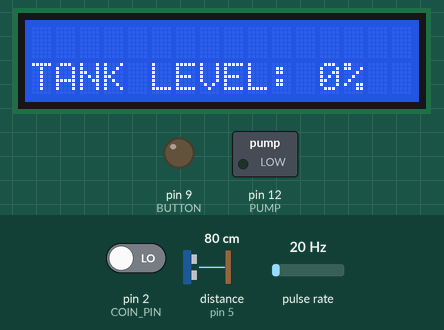
Simulated run of this sketch. Board: Arduino Uno, built with avr-gcc and run on an emulated ATmega328P. Shown: 16×2 character LCD, switched loads named in the sketch (green lamp = pin HIGH), output pins drawn as LEDs (lit = HIGH). Wiring (inferred from the names in the program): ultrasonic range finder: trigger pin 4; echo pin 5; pulse sensor: data pin 3. Inputs (shaded band) come from the test bench; at power-on: pin 2 (COIN_PIN) LOW, distance to the obstacle (sensor on pin 5) 80 cm, pulse rate 20 Hz. The echo pulse lasts 58.3 µs per cm; EEPROM starts erased; pins used as bus, display or sensor lines are not drawn.

Above: at 4.7 s.
4.8 s: pin 2 (COIN_PIN) driven HIGH
At 6.5 s:
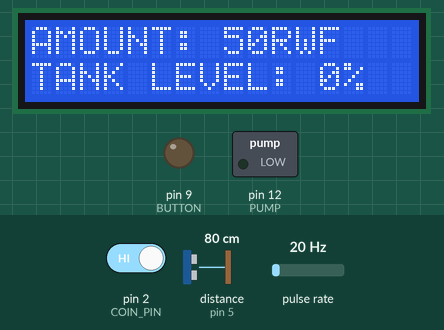
7.0 s: distance to the obstacle (sensor on pin 5) set to 2 cm
At 8.2 s:
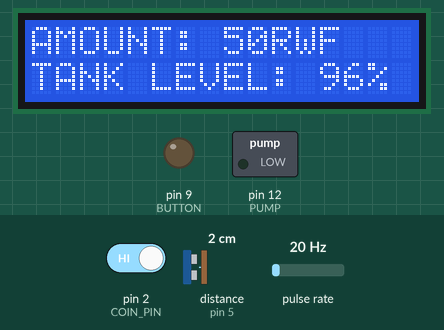
9.0 s: pulse rate (sensor on pin 3) set to 150 Hz
At 9.9 s:
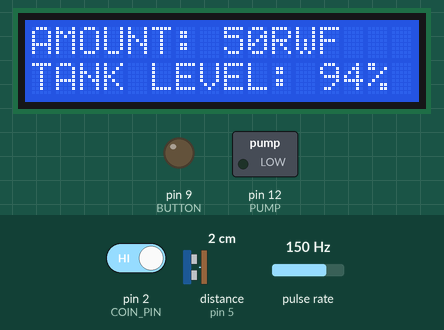
12.0 s: distance to the obstacle (sensor on pin 5) set to 4 cm
At 13.5 s:
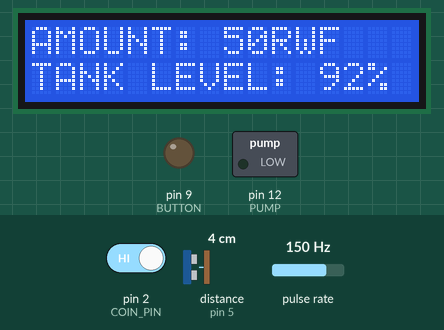
14.0 s: distance to the obstacle (sensor on pin 5) set to 9 cm
Timing chart, 0 to 17.0 s (numbered marks = the images above; inputs shaded):
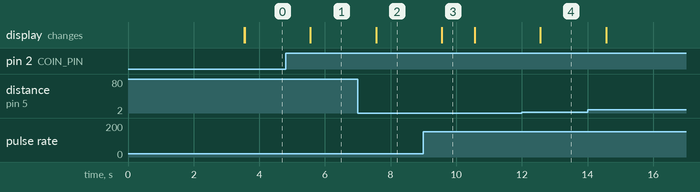

Measured:
- after the input at 4.8 s, the display: changes after 0.75 s (image 1)
- after the input at 7.0 s, the display: changes after 0.56 s (image 2)
- after the input at 9.0 s, the display: changes after 0.56 s (image 3)
- after the input at 12.0 s, the display: changes after 0.56 s (image 4)
- what the display in image 3 shows lasts 1.0 s, from 9.6 s to 10.6 s

The sketch:

TankLevel.ino
```cpp
/********************************************************************************/

#include <LiquidCrystal.h>
#include <EEPROM.h>
#include <SoftwareSerial.h>

/********************************************************************************/

#define COIN_INTERRUPT 0 // 0 = digital pin 2
#define FLOW_INTERRUPT 1 // 1 = digital pin 3
#define COIN_PIN 2
#define FLOW_PIN 3
#define TRIGGER_PIN 4
#define ECHO_PIN 5
#define RX 11
#define TX 10
#define PUMP 12
#define BUTTON 9
#define CAL_FACTOR 4.5

/*************** YOU CAN CASTOMIZE IT HOWEVER TO MEET YOUR DESIRES ***************/

#define TANK_HEIGHT 50   //the total height of the tank in (Centimeters)
#define LOW_LEVEL 10     //Tank's low level (used to send the alert message in %)
#define COIN_AMOUNT 50   //The value of the smallest amount coin to use
#define UNIT_PRICE 50    //price of one liter of water (RWF/L)
#define msgTimeout 60000 //Set the sms time interval (one minute)

/********************************************************************************/

volatile int FulseCount, CulseCount;
float flowRate, flowLitres, totalLitres, MONEY, QUANTITY, Empty_H;
unsigned long oldTime, Time, emptyTimer, lowTimer;
unsigned int level = 0, userEntered = 0, waterQuantity = 0;
bool lowSent = false, emptySent = false, countWater = false;
bool detectCoin = true, showLevel = true, coinInserted = false;
String number = "+250785782928";

/********************************************************************************/

SoftwareSerial SIM800(RX, TX);
LiquidCrystal lcd(A0, A1, A2, A3, A4, A5);

/********************************************************************************/

void setup()
{
  /**
    UNCOMMENT THE LINE BELOW TO CLEAR THE EEPROM, COMMENT IT BACK AND
    UPLOAD THE CODES AGAIN TO START OVER WITH MONEY AND QUANTITY CLEARED
  */
  clearROM();
  SIM800.begin(9600), pinMode(ECHO_PIN, INPUT), pinMode(TRIGGER_PIN, OUTPUT);
  pinMode(BUTTON, OUTPUT), pinMode(PUMP, OUTPUT);
  pinMode(FLOW_PIN, INPUT), digitalWrite(FLOW_PIN, HIGH), lcd.begin(16, 2);
  FulseCount = 0, CulseCount, flowRate = 0, flowLitres = 0, totalLitres = 0;
  oldTime = 0, lcd.clear(), comMemory(false), digitalWrite(PUMP, LOW);
  attachInterrupt(FLOW_INTERRUPT, FulseCounter, FALLING);
  attachInterrupt(COIN_INTERRUPT, CulseCounter, RISING);
};

/********************************************************************************/

void loop()
{
  if (digitalRead(BUTTON) && userEntered && !countWater)
  {
    delay(200), calculateQuantity(), countWater = true, FulseCount = 0;
    flowRate = 0, flowLitres = 0, totalLitres = 0;
  }
  if (waterQuantity && totalLitres >= waterQuantity)
  {
    digitalWrite(PUMP, LOW), userEntered = 0, waterQuantity = 0;
    countWater = false, detectCoin = true, FulseCount = 0;
    flowRate = 0, flowLitres = 0, totalLitres = 0, showLevel = true;
  }
  allSensorListener();
  if ((millis() - lowTimer) >= msgTimeout)
    lowSent = false;
  if ((millis() - emptyTimer) >= msgTimeout)
    emptySent = false;
};

/********************************************************************************/

void measureDistance()
{
  if (showLevel)
  {
    digitalWrite(TRIGGER_PIN, LOW), delayMicroseconds(5);
    digitalWrite(TRIGGER_PIN, HIGH), delayMicroseconds(25);
    digitalWrite(TRIGGER_PIN, LOW);
    Time = pulseIn(ECHO_PIN, HIGH), Empty_H = Time * 0.034 / 2;
    Empty_H ? level = TANK_HEIGHT - Empty_H : level = 0, clearRow(1);
    if (level && level < TANK_HEIGHT)
      lcd.print("TANK LEVEL: " + String(level * 100 / TANK_HEIGHT) + "%");
    else if (Empty_H >= TANK_HEIGHT)
      lcd.print("TANK LEVEL: 0%");
    else
      lcd.print("FIX LEVEL SENSOR");
    if (level <= LOW_LEVEL && level > 2)
      sendMessage(false); // send the low level alert message
    else if (level <= 2)
      sendMessage(true); // send the empty level alert message
  }
}

/********************************************************************************/

void allSensorListener()
{
  if ((millis() - oldTime) > 1000)
  {
    if (detectCoin && coinInserted)
    {
      detachInterrupt(COIN_INTERRUPT), userEntered += CulseCount * COIN_AMOUNT;
      clearRow(0), lcd.print("AMOUNT: "), lcd.print(String(userEntered) + "RWF");
      CulseCount = 0, attachInterrupt(COIN_INTERRUPT, CulseCounter, RISING);
    }
    if (countWater)
    {
      showLevel = false, detachInterrupt(FLOW_INTERRUPT);
      flowRate = ((1000.0 / (millis() - oldTime)) * FulseCount) / CAL_FACTOR;
      flowLitres = (flowRate / 60), totalLitres += flowLitres;
      clearRow(0), lcd.print("QUANTITY: "), lcd.print(String(waterQuantity) + "L");
      clearRow(1), lcd.print("REMAINING:");
      lcd.print(String((waterQuantity - totalLitres) > 0 ? (waterQuantity - totalLitres) : 0.00) + "L");
      FulseCount = 0, attachInterrupt(FLOW_INTERRUPT, FulseCounter, FALLING);
    }
    coinInserted = false, oldTime = millis(), measureDistance();
  }
};

/********************************************************************************/

void FulseCounter()
{
  FulseCount++;
};

/********************************************************************************/

void CulseCounter()
{
  coinInserted = true, CulseCount++;
};

/********************************************************************************/

void clearRow(const byte row)
{
  lcd.setCursor(0, row);
  for (byte i = 0; i < 16; i++)
    lcd.print(" ");
  lcd.setCursor(0, row);
};

/********************************************************************************/

void sendMessage(bool isTankEmpty)
{
  if (!emptySent || !lowSent)
  {
    if (!lowSent)
    {
      lowTimer = millis(), lowSent = true;
    }
    else if (!emptySent)
    {
      lowTimer = millis(), lowSent = true;
    }
    lcd.clear(), lcd.print("SENDING MESSAGE"), SIM800.println("AT"), delay(10);
    SIM800.println("AT+CMGF=1"), delay(10);
    SIM800.println("AT+CMGS=\"" + number + "\""), delay(10);
    if (isTankEmpty)
    {
      comMemory(false);
      SIM800.print("The Tank is empty under 2%. Money earned: " + String(MONEY) + "RWF. Volume of water sold: " + String(QUANTITY) + "Liters.");
    }
    else
      SIM800.print("The Tank is low under" + String(LOW_LEVEL) + "%");
    delay(10), SIM800.write(26), delay(1000);
    lcd.clear(), lcd.print("MESSAGE SENT");
  }
};

/********************************************************************************/

void clearROM()
{
  for (int i = 0; i < EEPROM.length(); i++)
    EEPROM.write(i, 0);
};

/********************************************************************************/

void calculateQuantity()
{
  lcd.clear(), waterQuantity = userEntered / UNIT_PRICE;
  while (1)
  {
    if (digitalRead(BUTTON))
    {
      delay(200);
      break;
    }
    showLevel = false;
    lcd.setCursor(0, 0), lcd.print("MONEY:" + String(userEntered) + "RWF=");
    lcd.print(String(waterQuantity) + "L"), lcd.setCursor(0, 1);
    lcd.print("PRESS TO FETCH");
  }
  QUANTITY += waterQuantity, MONEY += userEntered, comMemory(true);
  digitalWrite(PUMP, HIGH), lcd.clear(), detectCoin = false;
}

/********************************************************************************/

void comMemory(bool isWrite)
{
  int address = 0;
  if (isWrite)
  {
    EEPROM.put(address, QUANTITY), address += sizeof(float), EEPROM.put(address, MONEY);
  }
  else
  {
    EEPROM.get(address, QUANTITY), address += sizeof(float), EEPROM.get(address, MONEY);
  }
};

/****************************** END *********************************************/
```

CoinTest.ino
```cpp
// /********************************************************************************/

// #define COIN_PIN 2
// #define COIN_INTERRUPT 0
// #define COIN_AMOUNT 50

// /********************************************************************************/

// volatile int CulseCount;
// unsigned long oldTime;
// float userEntered = 0;
// bool coinInserted = false;

// /********************************************************************************/

// void setup()
// {
//   Serial.begin(115200);
//   CulseCount, oldTime = 0, attachInterrupt(COIN_INTERRUPT, CulseCounter, RISING);
// };

// /********************************************************************************/

// void loop()
// {
//   if ((millis() - oldTime) > 1000 && coinInserted)
//   {
//     detachInterrupt(COIN_INTERRUPT), userEntered += CulseCount * COIN_AMOUNT;
//     Serial.print("AMOUNT: "), Serial.println(String(userEntered) + "RWF");
//     CulseCount = 0, attachInterrupt(COIN_INTERRUPT, CulseCounter, RISING);
//     oldTime = millis(), coinInserted = false;
//   }
// };

// /********************************************************************************/

// void CulseCounter()
// {
//   coinInserted = true, CulseCount++;
// };

// /****************************** END *********************************************/
```

GsmTest.ino
```cpp
// #include <SoftwareSerial.h>
// #define text "sending the text message"

// String number = "0785782928";

// SoftwareSerial mySerial(11, 10); // RX, TX

// void setup() {
//   Serial.begin(9600);
//   while (!Serial) {
//     ;
//   }
//   Serial.println("Goodnight moon!");
//   mySerial.begin(9600);
//   delay(5000);
//   sendMessage();
// }

// void loop() {
// }

// void sendMessage() {
//   mySerial.println("AT");
//   readSerial(5000);
//   delay(1000);
//   mySerial.println("AT+CMGF=1");
//   readSerial(5000);
//   delay(1000);
//   mySerial.println("AT+CMGS=\"" + number + "\"");
//   readSerial(5000);
//   delay(1000);
//   mySerial.print(text);
//   readSerial(5000);
//   delay(1000);
//   mySerial.write(char(26));
//   readSerial(60000);
// }

// void readSerial(uint64_t timeout) {

//   uint64_t timeOld = millis();

//   while (mySerial.available() && !(millis() > timeOld + timeout))
//     delay(13);

//   String str;

//   while (mySerial.available())
//   {
//     if (mySerial.available() > 0)
//     {
//       str += char(mySerial.read());
//     }
//   }
//   Serial.println(str);

// }
```
